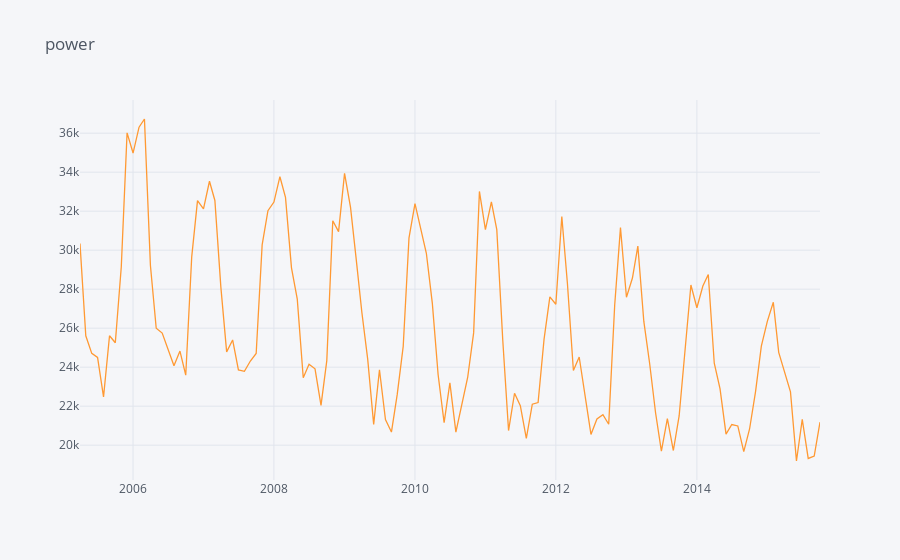

Source (notebook cell):
### Code cell
#plotting the data 

data.iplot(title="power")
